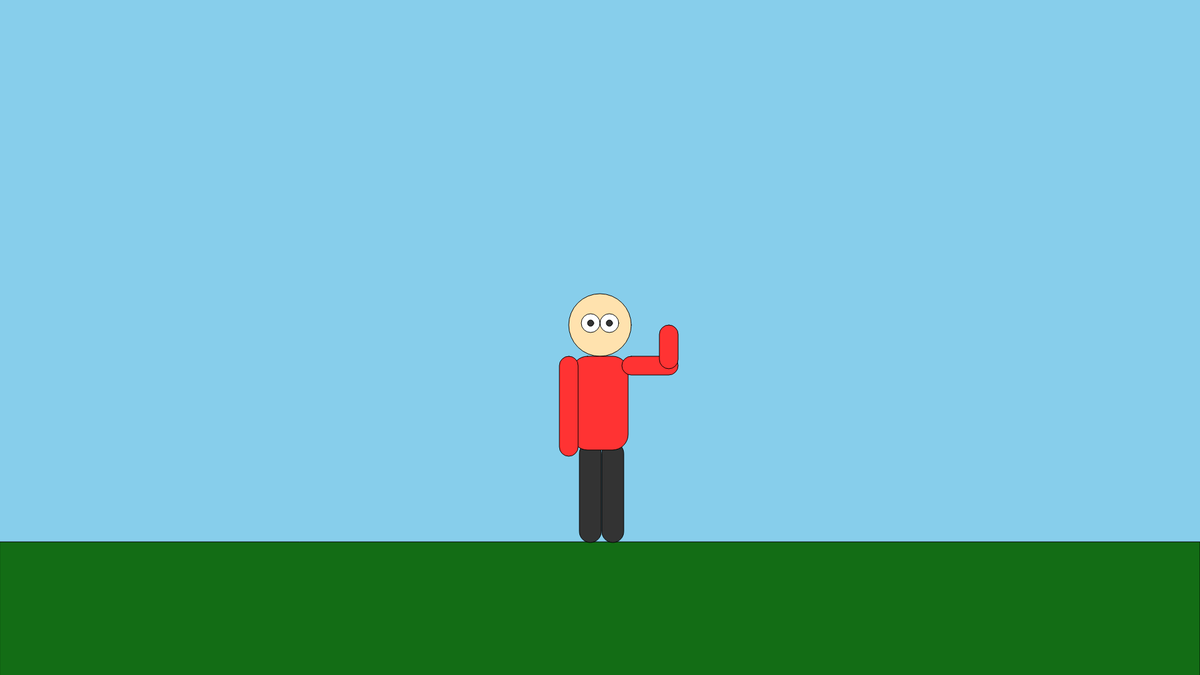
Frame 1 (no input)
Frame 60 (no input): identical to frame 1, image omitted
Frame 120 (the mouse pressed at the canvas centre since frame 60): identical to frame 1, image omitted

The p5.js sketch that drew this single still picture (run headless with seeded random() and noise() and a simulated clock; from frame 60 on, the mouse is pressed at the canvas centre):

// p5.js sketch
// ── sketch.js
function setup() {
  createCanvas(1920, 1080);
}
function draw() {
  background(135, 206, 235);
  fill(19,109,21);
  square(0, 867, 1920);
  fill(255,226,174);
  circle(960, 520, 100);
  fill(255);
  circle(975, 517, 30);
  fill(255);
  circle(945, 517, 30);
  fill(51);
  circle(945, 517, 10);
  fill(51);
  circle(975, 517, 10);
  fill(51);
  rect(927, 708, 35, 160, 25);
  fill(51);
  rect(963, 708, 35, 160, 25);
  fill(255,51,51);
  rect(915, 570, 90, 150, 25);
  rect(895, 570, 30, 160, 25);
  fill(255,51,51);
  rect(995, 570, 90, 30, 25);
  fill(255,51,51);
  rect(1055, 520, 30, 70, 25);
}
